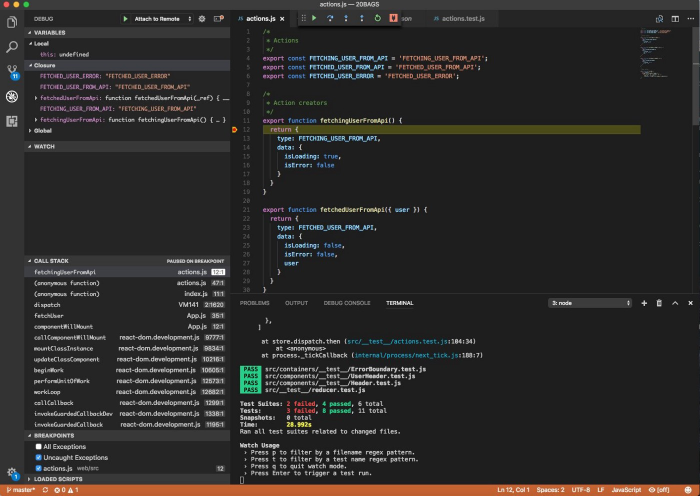
#> input picture 230408-images/example.jpg, 1400 x 991 px (shown at 1/2 size)
$ python 05-flip.py
#> lines starting #> are read from the running program, lines starting #| are printed output that depends on the picture
#!/usr/bin/env python3

"""
Rotates, resizes, and saves
"""

from PIL import Image

im = Image.open("example.jpg")
#> im is the input picture: PIL image 1400x991 RGB; mean R, G, B 44.9, 43.3, 42.1
im.rotate(180).resize((640,480)).save("flipped_and_resized.jpg")
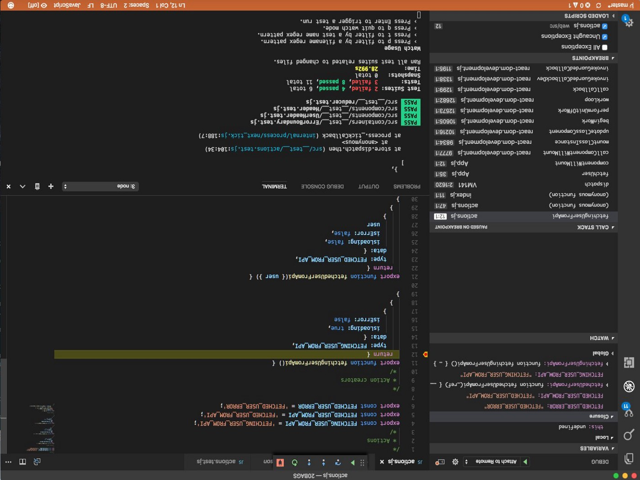
#> saved as flipped_and_resized.jpg: PIL image 640x480 RGB; mean R, G, B 44.9, 43.3, 42.1
